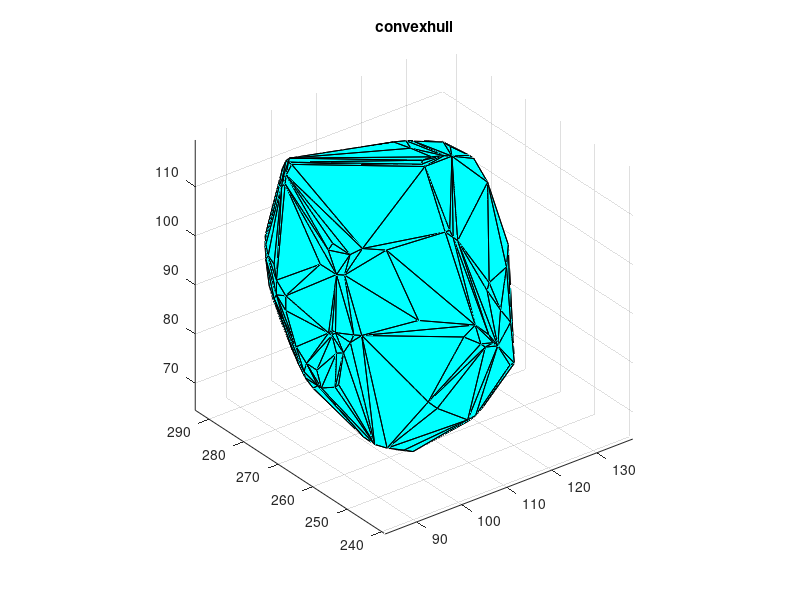

Write MATLAB code to recreate this figure. (Note: this script raises an error after producing the figure.)
% @Author: Huang Roger
% @Date:   2022-06-15 15:26:47
% @Last Modified by:   WU Zihan
% @Last Modified time: 2022-06-15 19:04:14
clear
close all
addpath(genpath(pwd))

%%
% file = gunzip('datasets\Sample07_088_segCell.nii.gz');%change
% V = niftiread('datasets\data\Sample04_004_segCell.nii');
% index = unique(V);
% 
% %3 1608 2796 3931 5543 6591
% % for i=2:length(index)
%     V1=V;
% %     V1(find(V~=index(i)))=0;
%     V1(find(V~=3))=0;
%     [X,Y,Z]=voxel2XYZ(V1);
% %     V2 = imresize3(V1, 1.5);
% %     B=edge3(V1);
%     [hh,TT,X1,Y1,Z1,CC,AA] = voxelSurf(V1,false);
%     figure
%     pcshow([X(:),Y(:),Z(:)]);
%     k = boundary(X(:),Y(:),Z(:));
%     figure
%     trisurf(k,X(:),Y(:),Z(:),'Facecolor','red','FaceAlpha',0.1)
% %     figure
% %     g=volshow(V1);
% % end

%%
%cell name ABalapa
% V = niftiread('datasets\data\191108plc1p1_053_segCell.nii');
% index = unique(V);
% V1=V;
% V1(find(V~=65))=0;
% % figure
% % h=volshow(V1);
% [X,Y,Z]=voxel2XYZ(V1);
% %     figure
% %     pcshow([X(:),Y(:),Z(:)]);
% k = boundary(X(:),Y(:),Z(:));%cell surface mesh
% bind=unique(k);
% % figure
% % pcshow([X(bind),Y(bind),Z(bind)],"MarkerSize",100);
% figure
% trisurf(k,X(:),Y(:),Z(:),'Facecolor','cyan','FaceAlpha',0.1)
% axis equal
% points=[X(bind),Y(bind),Z(bind)];

%%
%导入三维点，开始计算凸包，计算距离
load('k.mat')
load('ABalapa.mat')
X=points(:,1);
Y=points(:,2);
Z=points(:,3);
[k1,av1] = convhull(X,Y,Z);
figure
trisurf(k1,X,Y,Z,'FaceColor','cyan')
axis equal
title('convexhull')


% 求解Convex Hull平面的方程 Ax + By + Cz = 1
solve=[];
for i=1:size(k1,1)
    A=[X(k1(i,1)) Y(k1(i,1)) Z(k1(i,1))
    X(k1(i,2)) Y(k1(i,2)) Z(k1(i,2))
    X(k1(i,3)) Y(k1(i,3)) Z(k1(i,3))];
    B=[1;1;1];
    solve(i,1:3)=(A\B)';
end

% 寻找射影点
for i=1:length(X)
    for j=1:size(k1,1)
        temp(i,j)=abs(solve(j,1:3)*[X(i) Y(i) Z(i)]'-1)/norm(solve(j,1:3));
    end
    [dist(i),plane(i)]=min(temp(i,:));
    t(i)=(solve(plane(i),1:3)*[X(i) Y(i) Z(i)]'-1)/(norm(solve(plane(i),1:3))^2);
    proj(i,1:3)=[X(i) Y(i) Z(i)]-solve(plane(i),1:3)*t(i);
end

% %把老的mesh索引转到new_mesh上面
% for i=1:size(k,1)
%     for j=1:3
%         new_mesh(i,j)=find(bind==k(i,j));
%     end
% end
% k=new_mesh;
% tri=delaunay(points(:,1),points(:,2));
% trimesh(tri,points(:,1),points(:,2),points(:,3));
%合并点，找protrusions
coinPointsInd=find(dist==0);%原图与convexhull重合点的索引
protrusions=[];
for i=1:length(coinPointsInd)
    [row,col]=find(k==coinPointsInd(i));%找dist=0的点所在的同一个mesh中的点
    temp_k=k(row,:);%找第i点所在的同一个mesh中的点
    pointsInd_temp=unique(temp_k(find(temp_k~=coinPointsInd(i))));%与第i个点同在一个mesh的所有点
    zeroNum_temp=length(find(dist(pointsInd_temp)==0));%距离为0的点的数量
    nonzeroNum_temp=length(find(dist(pointsInd_temp)~=0));
    if zeroNum_temp<3%||nonzeroNum_temp/(zeroNum_temp+nonzeroNum_temp)>0.1 %nonzeroNum_temp>=5
        protrusions=[protrusions;coinPointsInd(i)];
    end
end

mycolor=zeros(1,size(dist,2));
mycolor(protrusions)=200;
figure;
pcshow(points,mycolor,"MarkerSize",100);
% title('xyz_protrusions')


% convhullIdx=unique(k1);
% Cpoints=points(convhullIdx,:);

%k1叫不到原来points里的冗余点

%球 theta phi
center=sum(points)/size(points,1);
% for i=1:size(points,1)
%     r(i)=norm(points(i,:)-center);
%     theta(i)=real(asin(Z(i)/r(i)));
%     phi(i)=real(acos(X(i)/r(i)/cos(theta(i))));
% end


% 把投影点转化为球坐标
tep=proj-repmat(center,size(X,1),1);
[phi,theta,~] = cart2sph(tep(:,1),tep(:,2),tep(:,3));

figure
pcshow([theta,phi,dist'],"MarkerSize",40)
title('dist_theta_phi')
% figure
% surf(theta',phi',dist')

%三维点生成mesh
% tri=delaunay(theta,phi);
% figure
% trimesh(tri,theta,phi,dist);
% TO = triangulation(tri,theta,phi,dist');

%找谷
%周期性延拓
distM=[theta phi dist'];
% distMpro = repmat(distM,9,1);
distMpro=[];
for i=-1:1
    for j=-1:1
        tmp=distM;
        tmp=[tmp(:,1)+i*pi,tmp(:,2)+j*2*pi,tmp(:,3)];
        distMpro=[distMpro;tmp];
    end
end
% tri=delaunay(distMpro);
% trimesh(tri,distMpro);
% fx = gradient(dist)

% 延拓后的 mesh
tri=delaunay(distMpro(:,1),distMpro(:,2));
% trimesh(tri,distMpro(:,1),distMpro(:,2),distMpro(:,3));
[zx,zy] = trigradient(distMpro(:,1),distMpro(:,2),distMpro(:,3),tri); % 梯度
z = sqrt(zx.^2+zy.^2); % 标量梯度

figure;
pcshow(distMpro,z,"MarkerSize",100);
title('梯度温度')



z_center=z(size(X,1)*4+1:size(X,1)*5,:);% 原距离的标量梯度
% figure
% sorted=sort(z_center);
% plot(1:length(z_center),sorted);

% figure;
% pcshow(distM,z_center,"MarkerSize",100);
% title('distMpro')

figure;
scatter3(distM(:,1),distM(:,2),z_center);
title('scalar gradient')

% threshold = 0.05;
% I=find(z_center<threshold & z_center~=0);
% 
% figure;
% scatter3(distM(I,1),distM(I,2),distM(I,3));

threshold = 0.05;
I=find(z<threshold & z~=0); % index of 梯度小 -> 去掉未连接的点
J=find(distMpro(:,3)~=0); % index of 高度小 -> 凸包上的点
I=intersect(I,J);

% for i=1:length(I)
%     find(k1==I(i))
%     if I(i)
% end

figure;
scatter3(distMpro(I,1),distMpro(I,2),distMpro(I,3));
title('zero points height')
% find(tri=)
% hold on
% quiver3(distMpro(:,1),distMpro(:,2),distMpro(:,3),zx,zy,zeros(size(zx,1),1))
% hold off



% map=dist;
% colormap(map)
% figure
% plot3(X,Y,Z)

figure;
pcshow(points,dist,"MarkerSize",40);
title('xyz_dist')

% plot(1:length(dist),dist)






